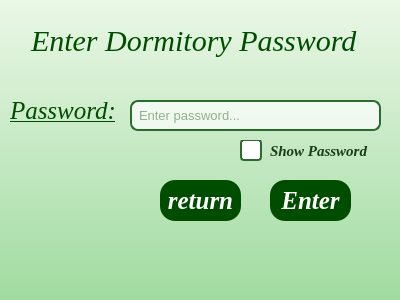
<?xml version="1.0" encoding="UTF-8"?>
<ui version="4.0">
 <class>DormCheckPasswd</class>
 <widget class="QWidget" name="DormCheckPasswd">
  <property name="geometry">
   <rect>
    <x>0</x>
    <y>0</y>
    <width>400</width>
    <height>300</height>
   </rect>
  </property>
  <property name="windowTitle">
   <string>Form</string>
  </property>
  <property name="styleSheet">
   <string notr="true">QWidget#DormCheckPasswd{
    background: qlineargradient(spread:pad, x1:0, y1:0, x2:0, y2:1, stop:0 #EAF7E6, stop:1 #A1DBA1);
}</string>
  </property>
  <widget class="QLabel" name="label">
   <property name="geometry">
    <rect>
     <x>20</x>
     <y>10</y>
     <width>361</width>
     <height>61</height>
    </rect>
   </property>
   <property name="font">
    <font>
     <family>Times New Roman</family>
     <pointsize>-1</pointsize>
     <italic>true</italic>
     <fontweight>ExtraBold</fontweight>
    </font>
   </property>
   <property name="styleSheet">
    <string notr="true">background-color: transparent; color: #004d00; padding: 5px; border-image: none; border: none; font-size: 30px;
</string>
   </property>
   <property name="text">
    <string>Enter Dormitory Password</string>
   </property>
  </widget>
  <widget class="QLabel" name="label_2">
   <property name="geometry">
    <rect>
     <x>0</x>
     <y>90</y>
     <width>131</width>
     <height>41</height>
    </rect>
   </property>
   <property name="font">
    <font>
     <family>Times New Roman</family>
     <pointsize>-1</pointsize>
     <italic>true</italic>
     <underline>true</underline>
     <fontweight>ExtraBold</fontweight>
    </font>
   </property>
   <property name="styleSheet">
    <string notr="true">background-color: transparent; color: #004d00; padding: 5px; border-image: none; border: none; font-size: 25px;</string>
   </property>
   <property name="text">
    <string>Password:</string>
   </property>
  </widget>
  <widget class="QLineEdit" name="PasswordTxt">
   <property name="geometry">
    <rect>
     <x>130</x>
     <y>100</y>
     <width>251</width>
     <height>31</height>
    </rect>
   </property>
   <property name="styleSheet">
    <string notr="true">QLineEdit {
    border: 2px solid #2d6a2d;
    border-radius: 8px;
    padding: 5px;
    font-size: 13px;
    background-color: rgba(255,255,255,180);
	color: #2d6a2d;
}</string>
   </property>
   <property name="echoMode">
    <enum>QLineEdit::EchoMode::Password</enum>
   </property>
   <property name="placeholderText">
    <string>Enter password...</string>
   </property>
  </widget>
  <widget class="QPushButton" name="btnEnter">
   <property name="geometry">
    <rect>
     <x>270</x>
     <y>180</y>
     <width>81</width>
     <height>41</height>
    </rect>
   </property>
   <property name="font">
    <font>
     <family>Times New Roman</family>
     <pointsize>-1</pointsize>
     <italic>true</italic>
     <bold>true</bold>
    </font>
   </property>
   <property name="styleSheet">
    <string notr="true">background-color: #004d00; color: white; padding: 5px;  border-image: none; border: none; border-radius: 15px; font-size:25px;</string>
   </property>
   <property name="text">
    <string>Enter</string>
   </property>
  </widget>
  <widget class="QPushButton" name="btnReturn">
   <property name="geometry">
    <rect>
     <x>160</x>
     <y>180</y>
     <width>81</width>
     <height>41</height>
    </rect>
   </property>
   <property name="font">
    <font>
     <family>Times New Roman</family>
     <pointsize>-1</pointsize>
     <italic>true</italic>
     <bold>true</bold>
    </font>
   </property>
   <property name="styleSheet">
    <string notr="true">background-color: #004d00; color: white; padding: 5px;  border-image: none; border: none; border-radius: 15px; font-size:25px;</string>
   </property>
   <property name="text">
    <string>return</string>
   </property>
  </widget>
  <widget class="QCheckBox" name="ViewPasswd">
   <property name="geometry">
    <rect>
     <x>240</x>
     <y>140</y>
     <width>141</width>
     <height>21</height>
    </rect>
   </property>
   <property name="font">
    <font>
     <family>Times New Roman</family>
     <pointsize>-1</pointsize>
     <italic>true</italic>
     <bold>true</bold>
    </font>
   </property>
   <property name="styleSheet">
    <string notr="true">QCheckBox {
    color: #1a3d1a;
    font-size: 15px;
    spacing: 8px;
}

QCheckBox::indicator {
    width: 18px;
    height: 18px;
    border: 2px solid #2d6a2d;
    border-radius: 4px;
    background-color: white;
}

QCheckBox::indicator:checked {
    background-color: #2d6a2d;
    border: 2px solid #2d6a2d;
}

QCheckBox::indicator:hover {
    border: 2px solid #1a5c1a;
}</string>
   </property>
   <property name="text">
    <string>Show Password</string>
   </property>
  </widget>
 </widget>
 <resources/>
 <connections/>
</ui>
